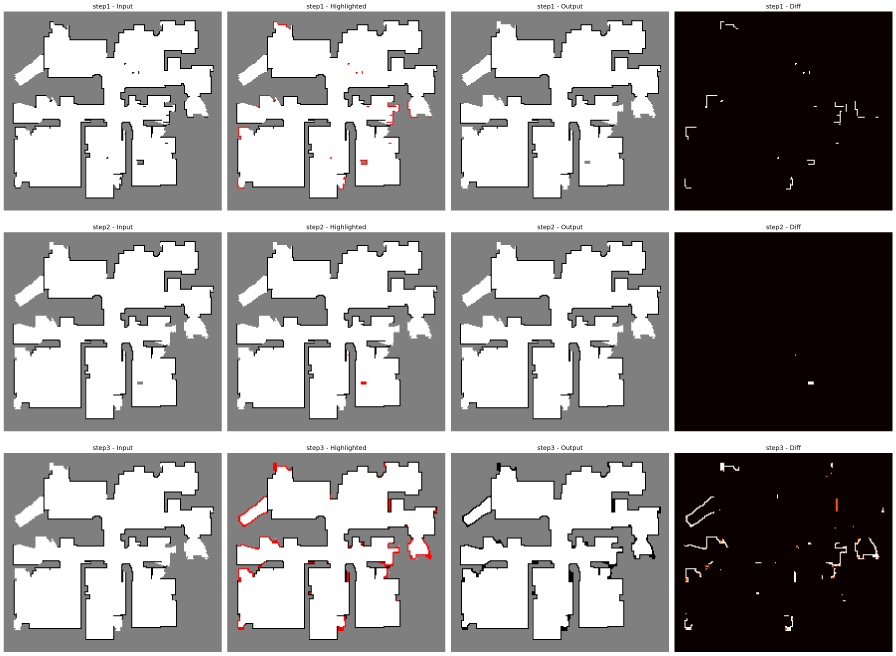
#> input picture tests/output/preprocess_viz.png, 3584 x 2623 px (shown at 1/4 size)
$ python cli.py -i tests/output/preprocess_viz.png
#> lines starting #> are read from the running program, lines starting #| are printed output that depends on the picture; after the words box and inside, x2 and y2 are one past the last pixel; in counts of white or black regions, pixels touching at a corner belong together
### app/core/config.py
"""统一配置加载：yaml + 环境变量覆盖"""

import os
from pathlib import Path
from typing import Dict, Any

import yaml

_CONFIG_DIR = Path(__file__).resolve().parent.parent.parent / "config"


_DEFAULT_CONFIG = {
    # 版本
    "service_version": "4.0.2",
    "model_version_tag": "0.0.1",
    # 前处理
    "target_size": [1280, 1280],
    "min_input_size": 416,
    "normalize": False,
    "mean": [0.485, 0.456, 0.406],
    "std": [0.229, 0.224, 0.225],
    # 推理
    "triton_url": "",
    "model_name": "room_seg",
    "model_version": "",
    "triton_protocol": "grpc",
    "input_name": "images",
    "output_name": "output0",
    "output_format": "yolo_obb",
    "conf_threshold": 0.1,
    "nms_threshold": 0.35,
    # 后处理
    "morph_kernel_size": 5,
    # 通用
    "min_room_area": 1.0,
    "wall_threshold": 128,
    "resolution": 0.05,
    # 扩展分区
    "door_width": 20,
    "grow_iterations": 10,
    "merge_area_threshold": 0,
    "merge_ratio_threshold": 0.6,
    "min_new_region_area": 50,
    # 手动划分
    "line_thickness": 3,
}

# 环境变量映射：ENV_NAME -> (config_key, type)
_ENV_MAP = {
    "SERVICE_VERSION": ("service_version", str),
    "MODEL_VERSION_TAG": ("model_version_tag", str),
    "TRITON_URL": ("triton_url", str),
    "MODEL_NAME": ("model_name", str),
    "MODEL_VERSION": ("model_version", str),
    "TRITON_PROTOCOL": ("triton_protocol", str),
    "INPUT_NAME": ("input_name", str),
    "OUTPUT_NAME": ("output_name", str),
    "MIN_ROOM_AREA": ("min_room_area", float),
    "WALL_THRESHOLD": ("wall_threshold", int),
    "RESOLUTION": ("resolution", float),
    "DOOR_WIDTH": ("door_width", int),
    "GROW_ITERATIONS": ("grow_iterations", int),
    "LINE_THICKNESS": ("line_thickness", int),
    "MORPH_KERNEL_SIZE": ("morph_kernel_size", int),
    "NORMALIZE": ("normalize", lambda x: x.lower() in ("1", "true", "yes")),
    "MIN_INPUT_SIZE": ("min_input_size", int),
}


def load_config(yaml_path: str = None, overrides: Dict[str, Any] = None) -> Dict[str, Any]:
    """
    加载配置，优先级：环境变量 > overrides > yaml > 默认值
    """
#> called with yaml_path = 'config/default.yaml'
    config = dict(_DEFAULT_CONFIG)

    # 1. 从 yaml 加载
    if yaml_path is None:
        yaml_path = str(_CONFIG_DIR / "default.yaml")
    if os.path.exists(yaml_path):
        with open(yaml_path, "r") as f:
            yaml_config = yaml.safe_load(f) or {}
        config.update(yaml_config)

    # 2. 代码覆盖
    if overrides:
        config.update(overrides)

    # 3. 环境变量覆盖（最高优先级）
    for env_name, (key, cast) in _ENV_MAP.items():
        val = os.getenv(env_name)
        if val is not None:
            config[key] = cast(val)

    # 特殊处理 TARGET_SIZE: "512,512" -> [512, 512]
    target_size_env = os.getenv("TARGET_SIZE")
    if target_size_env:
        config["target_size"] = [int(x) for x in target_size_env.split(",")]

    # 自动拼接 labels_version: "online_{service_version}_{model_version_tag}"
    sv = config.get("service_version", "")
    mv = config.get("model_version_tag", "")
    config["labels_version"] = f"v{sv}_{mv}" if mv else f"v{sv}"

    return config

### app/pipeline/preprocessor.py
"""
图像前处理模块
去除噪声、补全墙壁、平滑处理

像素值说明：
- 0: 墙壁
- 247: 未知区域
- 254: 自由空间

处理流程：
1. 去除自由空间内部黑色噪点（小面积孤立墙壁）
2. 去除小面积未知区域噪点，按边界邻域统计填充为墙壁或自由空间
3. 补全墙壁：在未知区域与自由空间直接接触处补墙
4. 平滑墙壁：形态学闭运算 + 去毛刺 + 高斯平滑
"""

import logging
from typing import Dict, Any, Tuple, Optional
from pathlib import Path

import numpy as np
import cv2

logger = logging.getLogger(__name__)

# 像素值常量
WALL = 0
UNKNOWN = 127
FREE = 255

class Preprocessor:
    """栅格地图前处理"""

    def __init__(self, config: Dict[str, Any] = None):
        config = config or {}
        self.max_noise_area: int = config.get("max_noise_area", 30)
        self.dilate_iter: int = config.get("dilate_iter", 2)
        self.smooth_iterations: int = config.get("smooth_iterations", 2)
        self.max_burr_len: int = config.get("max_burr_len", 4)
        self.target_size: int = config.get("target_size", [512, 512])
        self._save_viz: bool = config.get("save_viz", False)
        self._viz_dir: Optional[Path] = Path(config["viz_dir"]) if config.get("viz_dir") else None


        # 预生成常用 kernel
        self._k3 = np.ones((3, 3), np.uint8)
        self._k5 = np.ones((5, 5), np.uint8)

    # ========== 核心处理流程 ==========
    def process(self, img: np.ndarray) -> Dict[str, Any]:
        """
        完整前处理流程

        Args:
            img: 原始栅格地图 (H, W) uint8

        Returns:
            字典:
                "cleaned_img":  去噪后的地图 (H, W) uint8
                "cleaned_img2": 去噪+去未知噪点后的地图 (H, W) uint8
                "input_img":    补墙平滑后的地图 (H, W) uint8，用于自由空间判断和模型张量准备
        """
        viz_data = {}
        viz_status = True if self._viz_dir else False

        # Step 0: 像素值标准化
        img = self._map_pixels(img)

        # Step 1: 去除自由空间内部黑色噪点
        cleaned, noise_mask, stats1 = self.remove_interior_noise(img)
        logger.info("内部噪点: 移除 %d / 共 %d 个黑色连通域",
                    stats1["removed"], stats1["total_black_components"])
        if viz_status:
            viz_data["step1"] = (img, cleaned, noise_mask)

        # Step 2: 去除未知区域噪点
        cleaned2, unknown_mask, stats2 = self.remove_unknown_noise(cleaned)
        logger.info("未知噪点: 移除 %d / 共 %d 个未知连通域",
                    stats2["removed"], stats2["total_unknown_components"])
        if viz_status:
            viz_data["step2"] = (cleaned, cleaned2, unknown_mask)

        # Step 3: 补墙 + 平滑
        result, added_wall, stats3 = self.fill_and_smooth(cleaned2)
        logger.info("墙壁: 原始 %d px, 补充 %d px, 最终 %d px (净变化 %+d)",
                    stats3["original_wall_pixels"], stats3["added_boundary_pixels"],
                    stats3["final_wall_pixels"], stats3["net_change"])
        if viz_status:
            viz_data["step3"] = (cleaned2, result, added_wall)

        if viz_status and viz_data:
            self._save_visualization(viz_data)

        return {
            "cleaned_img" : cleaned,
            "cleaned_img2" : cleaned2,
            "input_img": result,
        }

    # ========== Step 1: 去除内部噪点 ==========

    def remove_interior_noise(self, img: np.ndarray) -> Tuple[np.ndarray, np.ndarray, Dict]:
        """去除自由空间内部的黑色噪点（被自由空间包围的小黑块）"""
        cleaned = img.copy()

        free_dilated = cv2.dilate(
            (img == FREE).astype(np.uint8), self._k5, iterations=self.dilate_iter
        )
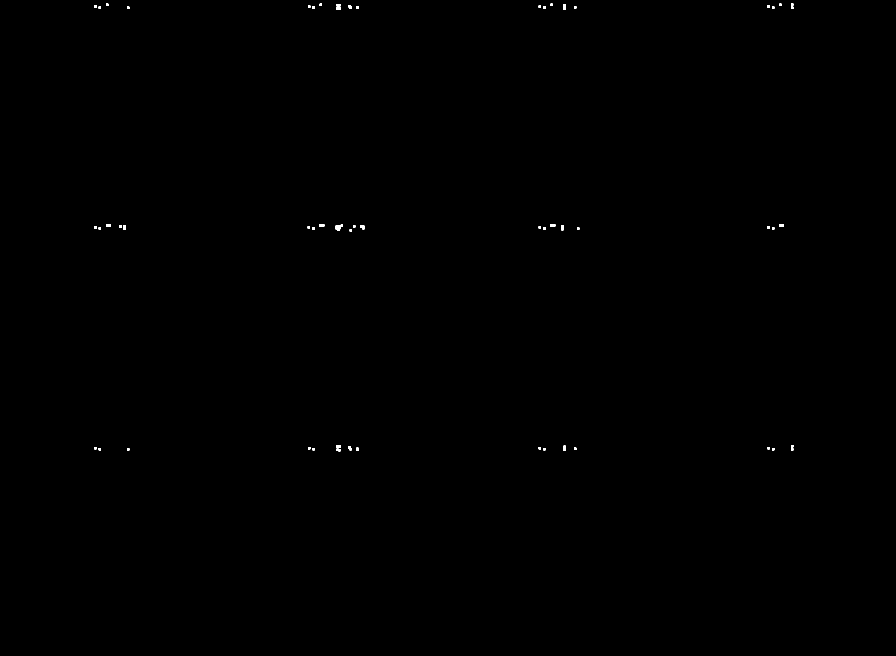
#> free_dilated: shape (2623, 3584) (shown at 1/4 size); values 0 (black) and 1 (white), 0.07% white; 63 white regions, largest, box (x1, y1, x2, y2) and area: (1343, 902, 1361, 924) 333, (1440, 903, 1458, 917) 207, (2254, 17, 2263, 38) 189

        black_mask = (img == WALL).astype(np.uint8)
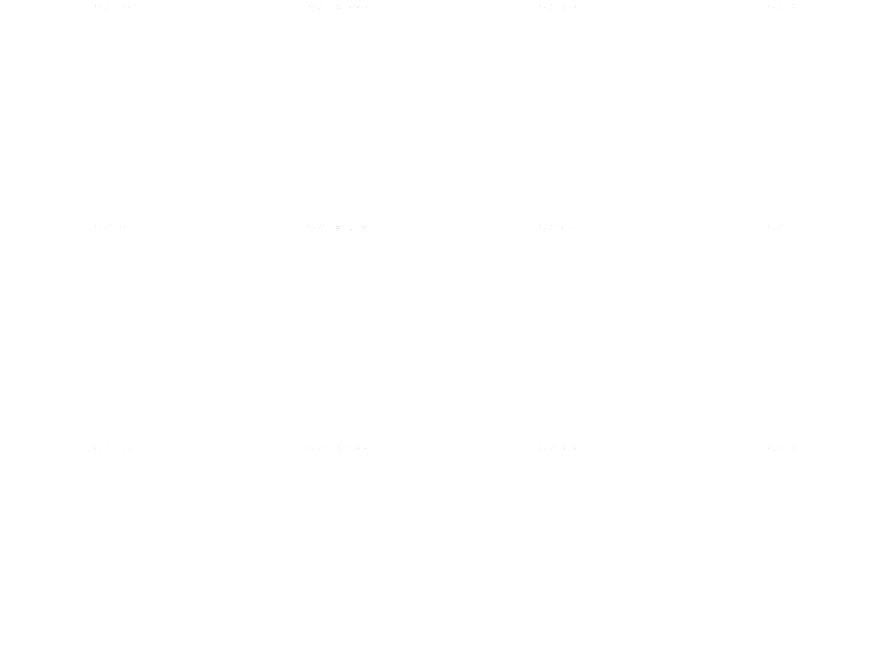
#> black_mask: shape (2623, 3584) (shown at 1/4 size); values 0 (black) and 1 (white), 100% white; black in thin lines or dots, all inside (x1, y1, x2, y2) = (381, 18, 3169, 1801)
        num_labels, labels, stats, _ = cv2.connectedComponentsWithStats(black_mask, connectivity=8)
#> num_labels = 2; stats = [[381, 18, 2788, 1783, 136], [0, 0, 3584, 2623, 9400696]]
#> (the rest of the program and of its run is left out)
